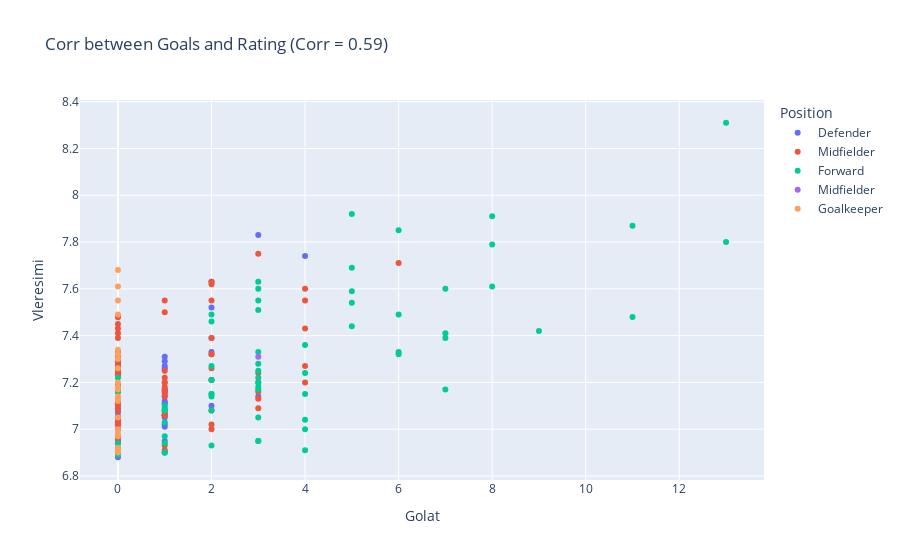

Source (notebook cell):
### Code cell
fig = px.scatter(
    ftg,
    x='Goals',
    y='Rating',
    title=f'Corr between Goals and Rating (Corr = {corr_g_r:.2f})',
    labels={'Goals': 'Golat', 'Rating': 'Vleresimi'},
    color='Position'
)

fig.show()

### Figure 1 — Plotly figure (JSON) as saved in the notebook; plotly's stock layout.template omitted (floating-point values rounded to 4 significant figures)
{"data": [{"hovertemplate": "Position=Defender<br>Golat=%{x}<br>Vleresimi=%{y}<extra></extra>", "legendgroup": "Defender", "marker": {"color": "#636efa", "symbol": "circle"}, "mode": "markers", "name": "Defender", "orientation": "v", "showlegend": true, "x": [0, 1, 1, 0, 3, 0, 0, 2, 0, 0, 0, 0, 0, 3, 1, 0, 2, 1, 0, 1, 0, 1, 0, 2, 0, 0, 1, 2, 1, 1, 0, 0, 1, 1, 0, 1, 0, 1, 1, 0, 2, 4, 2, 1, 0, 0, 1, 0, 1, 0, 0, 0, 0, 0, 0, 1, 0, 1, 0, 1], "xaxis": "x", "y": [7.02, 7.31, 7.17, 7.05, 7.83, 6.88, 6.94, 7.1, 7.07, 7.05, 7.12, 7.04, 7.17, 7.14, 7.06, 7.03, 7.63, 7.02, 7.24, 7.17, 7.11, 7.14, 7.29, 7.39, 7.33, 7.28, 7.29, 7.21, 6.9, 7.11, 7.03, 7.26, 7.16, 6.95, 6.96, 7.12, 7.0, 7.26, 7.06, 7.19, 7.33, 7.74, 7.52, 7.08, 7.09, 7.0, 7.11, 7.02, 7.05, 7.18, 7.04, 7.18, 6.95, 7.23, 7.24, 7.27, 7.28, 7.2, 7.16, 7.01], "yaxis": "y", "type": "scatter"}, {"hovertemplate": "Position=Midfielder<br>Golat=%{x}<br>Vleresimi=%{y}<extra></extra>", "legendgroup": "Midfielder", "marker": {"color": "#EF553B", "symbol": "circle"}, "mode": "markers", "name": "Midfielder", "orientation": "v", "showlegend": true, "x": [0, 1, 1, 0, 0, 1, 3, 4, 3, 0, 4, 2, 0, 1, 1, 0, 1, 1, 2, 1, 1, 0, 2, 3, 0, 4, 0, 2, 0, 1, 0, 3, 0, 2, 2, 1, 2, 1, 0, 0, 0, 3, 0, 0, 0, 0, 2, 2, 1, 4, 1, 6, 2, 2, 0, 4, 3, 1, 0, 0, 0, 0, 1, 0, 0], "xaxis": "x", "y": [7.11, 7.18, 7.25, 7.24, 7.23, 7.22, 7.24, 7.6, 7.09, 6.97, 7.43, 7.55, 7.48, 7.06, 7.16, 7.16, 7.14, 7.15, 7.21, 7.2, 6.91, 7.25, 7.0, 7.2, 7.1, 7.27, 7.31, 7.32, 7.45, 7.17, 7.11, 7.16, 7.08, 7.39, 7.08, 7.07, 7.02, 7.06, 7.27, 7.05, 7.11, 7.75, 7.03, 7.02, 7.48, 7.03, 7.62, 7.63, 7.55, 7.55, 6.93, 7.71, 7.32, 7.26, 6.95, 7.2, 7.13, 7.5, 7.39, 7.29, 6.92, 7.05, 7.06, 7.41, 7.43], "yaxis": "y", "type": "scatter"}, {"hovertemplate": "Position=Forward<br>Golat=%{x}<br>Vleresimi=%{y}<extra></extra>", "legendgroup": "Forward", "marker": {"color": "#00cc96", "symbol": "circle"}, "mode": "markers", "name": "Forward", "orientation": "v", "showlegend": true, "x": [11, 13, 3, 2, 0, 2, 4, 5, 7, 4, 3, 2, 2, 2, 8, 7, 1, 1, 6, 6, 7, 3, 9, 1, 4, 3, 3, 8, 1, 0, 3, 0, 3, 6, 1, 3, 5, 2, 2, 1, 1, 4, 3, 13, 2, 5, 1, 11, 6, 4, 5, 7, 3, 4, 0, 3, 5, 3, 8, 1, 0, 3, 3, 2], "xaxis": "x", "y": [7.48, 8.31, 7.6, 6.93, 6.89, 7.21, 7.36, 7.92, 7.39, 7.24, 7.33, 7.49, 7.08, 7.15, 7.79, 7.6, 7.1, 7.08, 7.85, 7.33, 7.17, 7.51, 7.42, 7.03, 6.91, 6.95, 7.17, 7.91, 6.9, 6.9, 7.2, 7.22, 7.22, 7.49, 6.97, 7.25, 7.54, 7.46, 7.27, 6.9, 7.09, 7.15, 7.63, 7.8, 7.14, 7.59, 7.08, 7.87, 7.32, 7.04, 7.69, 7.41, 6.95, 7.0, 7.16, 7.55, 7.44, 7.05, 7.61, 6.94, 6.94, 7.28, 7.18, 7.15], "yaxis": "y", "type": "scatter"}, {"hovertemplate": "Position=Midfielder <br>Golat=%{x}<br>Vleresimi=%{y}<extra></extra>", "legendgroup": "Midfielder ", "marker": {"color": "#ab63fa", "symbol": "circle"}, "mode": "markers", "name": "Midfielder ", "orientation": "v", "showlegend": true, "x": [3], "xaxis": "x", "y": [7.31], "yaxis": "y", "type": "scatter"}, {"hovertemplate": "Position=Goalkeeper<br>Golat=%{x}<br>Vleresimi=%{y}<extra></extra>", "legendgroup": "Goalkeeper", "marker": {"color": "#FFA15A", "symbol": "circle"}, "mode": "markers", "name": "Goalkeeper", "orientation": "v", "showlegend": true, "x": [0, 0, 0, 0, 0, 0, 0, 0, 0, 0, 0, 0, 0, 0, 0, 0, 0, 0, 0, 0], "xaxis": "x", "y": [7.0, 7.14, 7.34, 7.26, 7.68, 7.55, 6.97, 6.9, 7.18, 7.61, 6.92, 7.2, 7.12, 7.32, 7.05, 6.98, 7.13, 7.49, 7.17, 7.3], "yaxis": "y", "type": "scatter"}], "layout": {"xaxis": {"anchor": "y", "domain": [0.0, 1.0], "title": {"text": "Golat"}}, "yaxis": {"anchor": "x", "domain": [0.0, 1.0], "title": {"text": "Vleresimi"}}, "legend": {"title": {"text": "Position"}, "tracegroupgap": 0}, "title": {"text": "Corr between Goals and Rating (Corr = 0.59)"}}}
